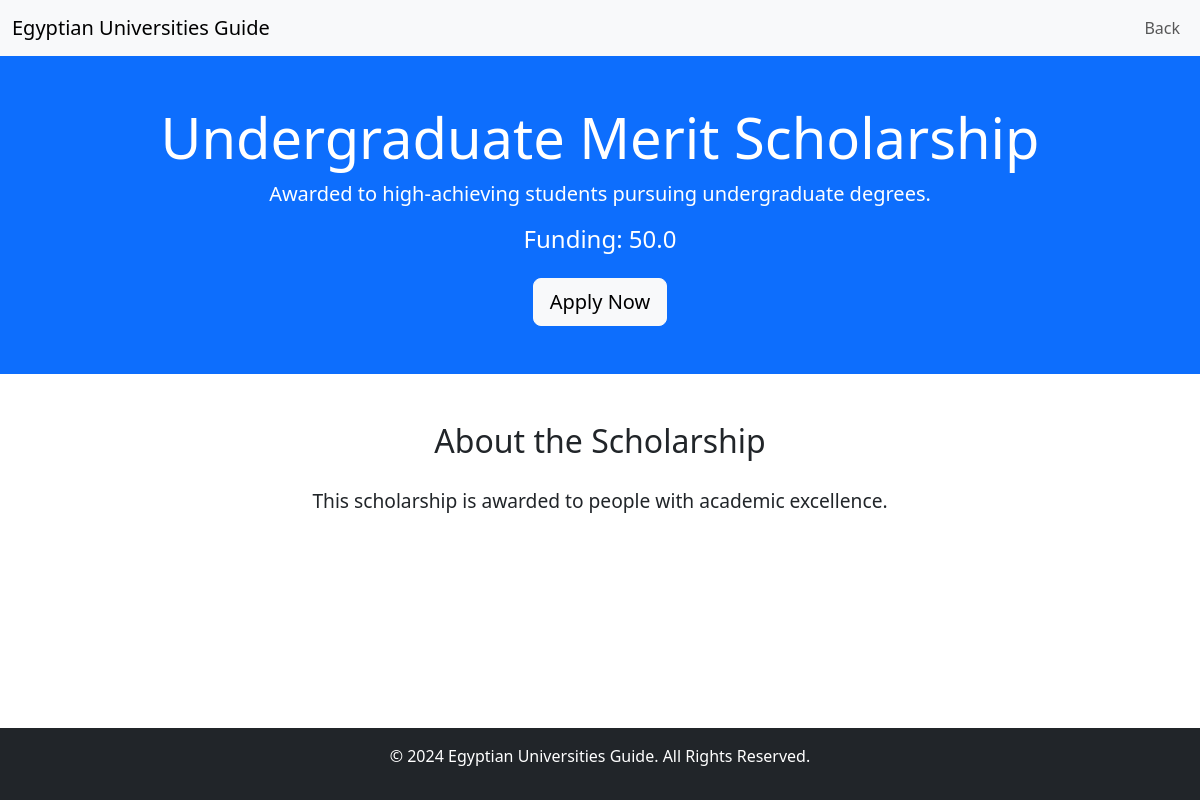
Page /scholarships/1/ (signed in) on the committed database.
### pages/models.py (models this page shows, shortened)
class Scholarship(models.Model):
    scholarshipID = models.IntegerField(unique=True)
    name = models.CharField(max_length=250)
    about = models.TextField()
    amount = models.FloatField()
    short_description = models.CharField(max_length=250, default="No description provided")

### pages/views.py (the view)
# urls.py: path('scholarships/<int:id>/', views.scholarship_details, name='scholarship_details'),
@login_required
def scholarship_details(request, id):
    scholarship = get_object_or_404(Scholarship, id=id)
    context = {
        'scholarship': scholarship,
    }
    return render(request, 'scholarship-details.html', context)

### pages/templates/scholarship-details.html (shortened to what this page needs)
<!DOCTYPE html>
<html lang="en">
<head>
    <link href="https://cdn.jsdelivr.net/npm/bootstrap@5.3.0-alpha3/dist/css/bootstrap.min.css" rel="stylesheet">
</head>
<body>
    <nav class="navbar navbar-expand-lg navbar-light bg-light">
        <div class="container-fluid">
            <a class="navbar-brand" href="{%url 'index'%}">Egyptian Universities Guide</a>
            <div class="collapse navbar-collapse" id="navbarNav">
                <ul class="navbar-nav ms-auto">
                    <li class="nav-item"><a class="nav-link" href="#" onclick="history.back()">Back</a></li>
                </ul>
            </div>
        </div>
    </nav>
    <main>
        <header class="bg-primary text-white text-center py-5">
            <div class="container">
                <h1 class="display-4">{{scholarship.name}}</h1>
                <p class="lead mb-3">{{scholarship.short_description}}</p>
                <h4 class="mb-4">Funding: {{scholarship.amount}}</h4>
                <a href="" target="_blank" class="btn btn-light btn-lg">Apply Now</a>
            </div>
        </header>
        <section class="py-5">
            <div class="container">
                <h2 class="text-center mb-4">About the Scholarship</h2>
                <p class="text-center" style="font-size: 1.2rem; line-height: 1.8;">
                    {{scholarship.about}}
                </p>
            </div>
        </section>
    </main>
    <footer class="bg-dark text-white text-center py-3">
        <div class="container">
            <p>&copy; 2024 Egyptian Universities Guide. All Rights Reserved.</p>
        </div>
    </footer>
</body>
</html>

### pages/templates/scholarship-details.html (style rules this page uses)
body { display: flex; flex-direction: column; min-height: 100vh; }
main { flex: 1; }
footer { position: relative; bottom: 0; width: 100%; background-color: #343a40; color: white; }

### rows in the picture
Scholarship: name "Undergraduate Merit Scholarship", short_description "Awarded to high-achieving students pursuing undergraduate degrees.", amount "50.0", about "This scholarship is awarded to people with academic excellence."
